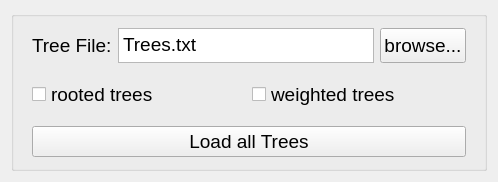
            <widget class="QWidget" name="stackedWidgetTreeDataPage1">
             <layout class="QGridLayout" name="gridLayout_2">
              <item row="0" column="0">
               <widget class="QGroupBox" name="verticalGroupBox_1">
                <property name="sizePolicy">
                 <sizepolicy hsizetype="Expanding" vsizetype="Expanding">
                  <horstretch>0</horstretch>
                  <verstretch>0</verstretch>
                 </sizepolicy>
                </property>
                <property name="minimumSize">
                 <size>
                  <width>0</width>
                  <height>0</height>
                 </size>
                </property>
                <layout class="QVBoxLayout" name="verticalLayout_18">
                 <item>
                  <widget class="QFrame" name="frame_49">
                   <property name="sizePolicy">
                    <sizepolicy hsizetype="Expanding" vsizetype="Expanding">
                     <horstretch>0</horstretch>
                     <verstretch>0</verstretch>
                    </sizepolicy>
                   </property>
                   <property name="minimumSize">
                    <size>
                     <width>0</width>
                     <height>0</height>
                    </size>
                   </property>
                   <property name="maximumSize">
                    <size>
                     <width>16777215</width>
                     <height>16777215</height>
                    </size>
                   </property>
                   <property name="frameShape">
                    <enum>QFrame::NoFrame</enum>
                   </property>
                   <property name="frameShadow">
                    <enum>QFrame::Raised</enum>
                   </property>
                   <layout class="QHBoxLayout" name="horizontalLayout_42">
                    <property name="topMargin">
                     <number>2</number>
                    </property>
                    <property name="bottomMargin">
                     <number>2</number>
                    </property>
                    <item>
                     <widget class="QLabel" name="label_11">
                      <property name="minimumSize">
                       <size>
                        <width>0</width>
                        <height>25</height>
                       </size>
                      </property>
                      <property name="maximumSize">
                       <size>
                        <width>16777215</width>
                        <height>35</height>
                       </size>
                      </property>
                      <property name="font">
                       <font>
                        <family>Arial</family>
                        <pointsize>14</pointsize>
                       </font>
                      </property>
                      <property name="text">
                       <string>Tree File:</string>
                      </property>
                     </widget>
                    </item>
                    <item>
                     <widget class="QPlainTextEdit" name="textDATAfile">
                      <property name="sizePolicy">
                       <sizepolicy hsizetype="Expanding" vsizetype="Fixed">
                        <horstretch>0</horstretch>
                        <verstretch>0</verstretch>
                       </sizepolicy>
                      </property>
                      <property name="minimumSize">
                       <size>
                        <width>0</width>
                        <height>25</height>
                       </size>
                      </property>
                      <property name="maximumSize">
                       <size>
                        <width>16777215</width>
                        <height>35</height>
                       </size>
                      </property>
                      <property name="font">
                       <font>
                        <family>Arial</family>
                        <pointsize>14</pointsize>
                       </font>
                      </property>
                      <property name="horizontalScrollBarPolicy">
                       <enum>Qt::ScrollBarAlwaysOff</enum>
                      </property>
                      <property name="lineWrapMode">
                       <enum>QPlainTextEdit::NoWrap</enum>
                      </property>
                      <property name="plainText">
                       <string>Trees.txt</string>
                      </property>
                     </widget>
                    </item>
                    <item>
                     <widget class="QPushButton" name="pushDATAButton">
                      <property name="sizePolicy">
                       <sizepolicy hsizetype="Preferred" vsizetype="Preferred">
                        <horstretch>0</horstretch>
                        <verstretch>0</verstretch>
                       </sizepolicy>
                      </property>
                      <property name="minimumSize">
                       <size>
                        <width>0</width>
                        <height>25</height>
                       </size>
                      </property>
                      <property name="maximumSize">
                       <size>
                        <width>16777215</width>
                        <height>35</height>
                       </size>
                      </property>
                      <property name="font">
                       <font>
                        <family>Arial</family>
                        <pointsize>14</pointsize>
                       </font>
                      </property>
                      <property name="text">
                       <string>browse...</string>
                      </property>
                     </widget>
                    </item>
                   </layout>
                  </widget>
                 </item>
                 <item>
                  <widget class="QFrame" name="frame_48">
                   <property name="sizePolicy">
                    <sizepolicy hsizetype="Expanding" vsizetype="Expanding">
                     <horstretch>0</horstretch>
                     <verstretch>0</verstretch>
                    </sizepolicy>
                   </property>
                   <property name="minimumSize">
                    <size>
                     <width>0</width>
                     <height>0</height>
                    </size>
                   </property>
                   <property name="maximumSize">
                    <size>
                     <width>16777215</width>
                     <height>16777215</height>
                    </size>
                   </property>
                   <property name="frameShape">
                    <enum>QFrame::NoFrame</enum>
                   </property>
                   <property name="frameShadow">
                    <enum>QFrame::Raised</enum>
                   </property>
                   <layout class="QHBoxLayout" name="horizontalLayout_43">
                    <item>
                     <widget class="QCheckBox" name="checkBoxDATArooted">
                      <property name="sizePolicy">
                       <sizepolicy hsizetype="Preferred" vsizetype="Preferred">
                        <horstretch>0</horstretch>
                        <verstretch>0</verstretch>
                       </sizepolicy>
                      </property>
                      <property name="minimumSize">
                       <size>
                        <width>0</width>
                        <height>25</height>
                       </size>
                      </property>
                      <property name="maximumSize">
                       <size>
                        <width>16777215</width>
                        <height>35</height>
                       </size>
                      </property>
                      <property name="font">
                       <font>
                        <family>Arial</family>
                        <pointsize>14</pointsize>
                       </font>
                      </property>
                      <property name="text">
                       <string>rooted trees</string>
                      </property>
                      <property name="checked">
                       <bool>false</bool>
                      </property>
                     </widget>
                    </item>
                    <item>
                     <widget class="QCheckBox" name="checkBoxDATAweighted">
                      <property name="sizePolicy">
                       <sizepolicy hsizetype="Preferred" vsizetype="Preferred">
                        <horstretch>0</horstretch>
                        <verstretch>0</verstretch>
                       </sizepolicy>
                      </property>
                      <property name="minimumSize">
                       <size>
                        <width>0</width>
                        <height>25</height>
                       </size>
                      </property>
                      <property name="maximumSize">
                       <size>
                        <width>16777215</width>
                        <height>35</height>
                       </size>
                      </property>
                      <property name="font">
                       <font>
                        <family>Arial</family>
                        <pointsize>14</pointsize>
                       </font>
                      </property>
                      <property name="text">
                       <string>weighted trees</string>
                      </property>
                     </widget>
                    </item>
                   </layout>
                  </widget>
                 </item>
                 <item>
                  <widget class="QFrame" name="frame_47">
                   <property name="sizePolicy">
                    <sizepolicy hsizetype="Expanding" vsizetype="Expanding">
                     <horstretch>0</horstretch>
                     <verstretch>0</verstretch>
                    </sizepolicy>
                   </property>
                   <property name="minimumSize">
                    <size>
                     <width>0</width>
                     <height>0</height>
                    </size>
                   </property>
                   <property name="maximumSize">
                    <size>
                     <width>16777215</width>
                     <height>16777215</height>
                    </size>
                   </property>
                   <property name="frameShape">
                    <enum>QFrame::NoFrame</enum>
                   </property>
                   <property name="frameShadow">
                    <enum>QFrame::Raised</enum>
                   </property>
                   <layout class="QHBoxLayout" name="horizontalLayout_44">
                    <property name="topMargin">
                     <number>2</number>
                    </property>
                    <property name="bottomMargin">
                     <number>2</number>
                    </property>
                    <item>
                     <widget class="QPushButton" name="pushDATAloadtrees">
                      <property name="sizePolicy">
                       <sizepolicy hsizetype="Preferred" vsizetype="Preferred">
                        <horstretch>0</horstretch>
                        <verstretch>0</verstretch>
                       </sizepolicy>
                      </property>
                      <property name="minimumSize">
                       <size>
                        <width>0</width>
                        <height>25</height>
                       </size>
                      </property>
                      <property name="maximumSize">
                       <size>
                        <width>16777215</width>
                        <height>35</height>
                       </size>
                      </property>
                      <property name="font">
                       <font>
                        <family>Arial</family>
                        <pointsize>14</pointsize>
                       </font>
                      </property>
                      <property name="text">
                       <string>Load all Trees</string>
                      </property>
                     </widget>
                    </item>
                   </layout>
                  </widget>
                 </item>
                </layout>
               </widget>
              </item>
             </layout>
            </widget>
